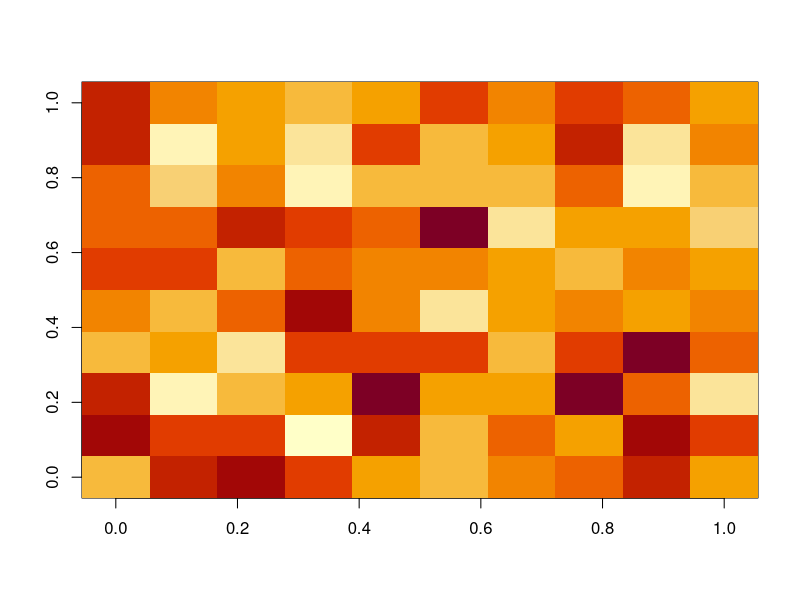

Here is the R script that generated this plot: (Note: this script raises an error after producing the figure.)
## ---- chunk 1
knitr::opts_chunk$set(echo = TRUE)
## ---- chunk 2
# Uniform space use
area <- 9
n <- 100 # total number of cells
# Probabilities of use for each cell
probs1 <- rep(1/n, n)
probs2 <- rep(1/n, n)

# Draw random number of locations at each location
points <- 1e4 # number of time points

host1 <- host2 <- matrix(0, nrow = points, ncol = n)
for (i in 1:points) {
  pos1 <- sample(1:n, size = 1, prob = probs1)
  pos2 <- sample(1:n, size = 1, prob = probs2)
  host1[i,pos1] <- 1
  host2[i,pos2] <- 1
}


# acquisition and deposition parameters
beta <- 1
lam <- 1
nu <- 1

# Calculate probability of use for each host and location
est_probs1 <- apply(host1, 2, mean)
est_probs2 <- apply(host2, 2, mean)

# Plot a landscape
g <- sqrt(n)
image(matrix(est_probs1, nrow = g))

# calculate the cell FOIs
cell_fois <- est_probs1*est_probs2*beta*n/area*lam/nu
# total FOI
total_foi <- beta/area*lam/nu
cat("Uniform space use","\nTotal FOI =", total_foi,"\nCell FOI =", sum(cell_fois))
## ---- chunk 3
# Non-uniform space use
probs1 <- c(1,0.5,rep(0,n-2))
probs1 <- probs1/sum(probs1)
probs2 <- c(1,0.5,rep(0,n-2))
probs2 <- probs2/sum(probs2)
host1 <- host2 <- matrix(0, nrow = points, ncol = n)
for (i in 1:points) {
  pos1 <- sample(1:n, size = 1, prob = probs1)
  pos2 <- sample(1:n, size = 1, prob = probs2)
  host1[i,pos1] <- 1
  host2[i,pos2] <- 1
}
# estimate probs
est_probs1 <- apply(host1, 2, mean)
est_probs2 <- apply(host2, 2, mean)
# per-cell FOI 
cell_fois <- est_probs1*est_probs2*beta*n/area*lam/nu
total_foi <- beta/area*lam/nu

cat("Non uniform space use:","\nTotal FOI =",total_foi,"\nCell FOI =", sum(cell_fois))
## ---- chunk 4
# Correlated movements
probs1 <- runif(n)
probs1 <- probs1/sum(probs1)
probs2 <- runif(n)
probs2 <- probs2/sum(probs2)

host1 <- matrix(0, nrow = points, ncol = n)
for (i in 1:points) {
  pos1 <- sample(1:n, size = 1, prob = probs1)
  host1[i,pos1] <- 1
}
host2 <- host1
# estimate probs
est_probs1 <- apply(host1, 2, mean)
est_probs2 <- apply(host2, 2, mean)
# calculate correlations between hosts at each cell
cell_corr <- sapply(1:n, \(x) cor(host1[,x],host2[,x]))
cell_std1 <- apply(host1, 2, sd)
cell_std2 <- apply(host2, 2, sd)

# per-cell FOI 
cell_fois <- beta*n/area*lam/nu*(est_probs1*est_probs2+cell_corr*cell_std1*cell_std2)
total_foi <- beta/area*lam/nu

cat("Perfectly correlated movement:","\nTotal FOI =",total_foi,"\nCell FOI =", sum(cell_fois))
## ---- chunk 5
# partially correlated movement
probs1 <- runif(n)
probs1 <- probs1/sum(probs1)
probs2 <- runif(n)
probs2 <- probs2/sum(probs2)

host1 <- host2 <- matrix(0, nrow = points, ncol = n)
for (i in 1:points) {
  pos1 <- sample(1:n, size = 1, prob = probs1)
  host1[i,pos1] <- 1
}

for (i in 1:points) {
  if (runif(1)<0.8) {
      host2[i,] <- host1[i,]
  } else {
    pos2 <- sample(1:n, size = 1, prob = probs2)
    host2[i,pos2] <- 1
  }
}
# estimate probs
est_probs1 <- apply(host1, 2, mean)
est_probs2 <- apply(host2, 2, mean)
# calculate correlations between hosts at each cell
cell_corr <- sapply(1:n, \(x) cor(host1[,x],host2[,x]))
cell_std1 <- apply(host1, 2, sd)
cell_std2 <- apply(host2, 2, sd)
# per-cell FOI 
cell_fois <- beta*n/area*lam/nu*(est_probs1*est_probs2+cell_corr*cell_std1*cell_std2)
total_foi <- beta/area*lam/nu

cat("Partially correlated movement:","\nTotal FOI =",total_foi,"\nCell FOI =", sum(cell_fois))
## ---- chunk 6
# Calculate covariance as the product of correlation and st.dev. for every
# possible value of s 
# Possible lag values, from 0 (i and j together at the same
# time), to times-2
lags <- 0:10
# list to populate with covariance results
cov_s <- list()
# matrix of combinations. A t*t matrix of difference in time. This is used to
# find the row-col combinations corresponding to a given lag
lags_mat <- outer(1:points, 1:points, "-")

# For every lag s, find the rows in host 1 and host 2 corresponding to times t
# and t-s, calculate the correlation, st. dev., and their product
for (i in seq_along(lags)) {
  s <- lags[i]
  # find position where those lags occur
  indices <- which(lags_mat==s, arr.ind = T)
  # subset host position matrices with indices
  h1 <- host1[indices[,1],]
  h2 <- host2[indices[,2],]
    # Calculate correlation
    # estimate probs
    # est_probs1 <- apply(host1, 2, mean)
    # est_probs2 <- apply(host2, 2, mean)
    # calculate correlations, st. dev. at every x
    cell_corr <- sapply(1:n, \(x) cor(h1[,x],h2[,x]))
    cell_std1 <- apply(h1, 2, sd)
    cell_std2 <- apply(h2, 2, sd)
    # per-cell covariance
    cov_s[[i]] <- cell_corr*cell_std1*cell_std2
}
# Join together, multiply by exp(-nu*s), sum across values of s for each x
cov_x <- (do.call(rbind,cov_s)*exp(-nu*lags)) |> apply(MARGIN = 2, sum, na.rm = T)
cell_fois <- beta*n/area*lam*(est_probs1*est_probs2/nu+cov_x)
total_foi <- beta/area*lam/nu

cat("Partially correlated movement, full integration:","\nTotal FOI =",total_foi,"\nCell FOI =", sum(cell_fois))

## ---- chunk 7
# we will  create avoidance by establishing the position of i independently, but
# j will avoid locations where i has been in the previous 10 time
# steps.
probs1 <- runif(n)
probs1 <- probs1/sum(probs1)
probs2 <- runif(n)
probs2 <- probs2/sum(probs2)

host1 <- host2 <- matrix(0, nrow = points, ncol = n)
for (i in 1:points) {
  pos1 <- sample(1:n, size = 1, prob = probs1)
  host1[i,pos1] <- 1
}

for (i in 1:points) {
      # get previous 10 locations of host1
  if (i==1) {
    h1locs <- which(host1[i,]==1)
  } else {
    h1locs <- which(host1[i:max(i-10,1),]==1,arr.ind = TRUE)[,2]
  }
# decrease the probability at those locations by 80%
  p2 <- probs2
  p2[h1locs] <- p2[h1locs]*0.2
  pos2 <- sample(1:n, size = 1, prob = p2)
  host2[i,pos2] <- 1
}
# estimate probs
est_probs1 <- apply(host1, 2, mean)
est_probs2 <- apply(host2, 2, mean)
# calculate correlations between hosts at each cell
cell_corr <- sapply(1:n, \(x) cor(host1[,x],host2[,x]))
cell_std1 <- apply(host1, 2, sd)
cell_std2 <- apply(host2, 2, sd)
# per-cell FOI 
cell_fois1 <- beta*n/area*lam/nu*(est_probs1*est_probs2+cell_corr*cell_std1*cell_std2)
total_foi1 <- beta/area*lam/nu

lags <- 0:15
# list to populate with covariance results
cov_s <- list()
# matrix of combinations. A t*t matrix of difference in time. This is used to
# find the row-col combinations corresponding to a given lag
lags_mat <- outer(1:points, 1:points, "-")

# For every lag s, find the rows in host 1 and host 2 corresponding to times t
# and t-s, calculate the correlation, st. dev., and their product
for (i in seq_along(lags)) {
  s <- lags[i]
  # find position where those lags occur
  indices <- which(lags_mat==s, arr.ind = T)
  # subset host position matrices with indices
  h1 <- host1[indices[,1],]
  h2 <- host2[indices[,2],]
    # Calculate correlation
    # estimate probs
    # est_probs1 <- apply(host1, 2, mean)
    # est_probs2 <- apply(host2, 2, mean)
    # calculate correlations, st. dev. at every x
    cell_corr <- sapply(1:n, \(x) cor(h1[,x],h2[,x]))
    cell_std1 <- apply(h1, 2, sd)
    cell_std2 <- apply(h2, 2, sd)
    # per-cell covariance
    cov_s[[i]] <- cell_corr*cell_std1*cell_std2
}
# Join together, multiply by exp(-nu*s), sum across values of s for each x
cov_x <- (do.call(rbind,cov_s)*exp(-nu*lags)) |> apply(MARGIN = 2, sum, na.rm = T)

cell_fois2 <- beta*n/area*lam*(est_probs1*est_probs2/nu+cov_x)

cat("Partially correlated movement, full integration:","\nTotal FOI =",total_foi,"\nCell FOI approximation =", sum(cell_fois1, na.rm = T),"\nCell FOI integration =",sum(cell_fois2))
